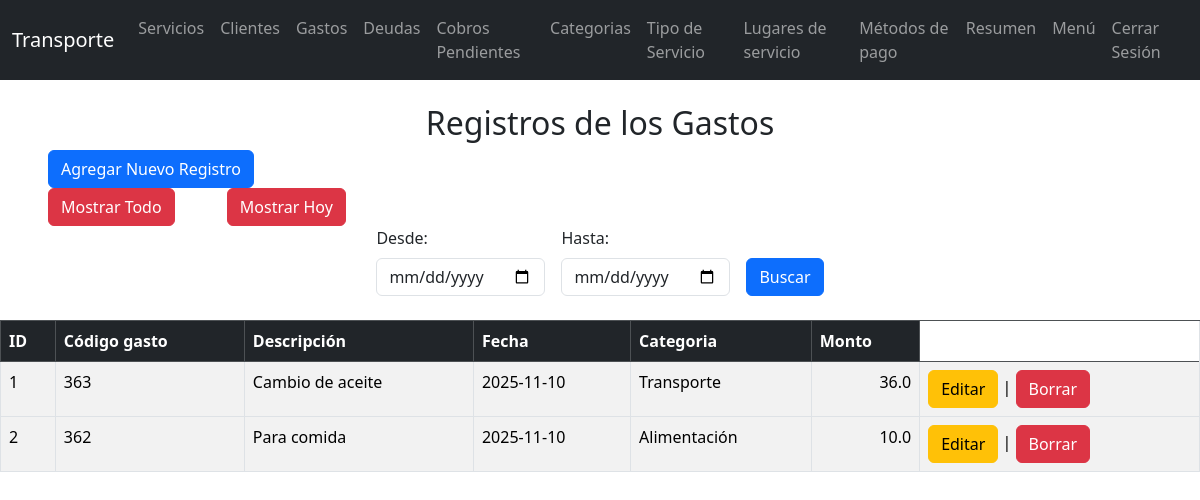
The page /tregistrosgastos (signed in) on the database its author committed.
### tables this page shows
CREATE TABLE "gastos" (
	"cod_gas"	INTEGER,
	"des_gas"	TEXT,
	"fec_gas"	TEXT,
	"cod_cat"	INTEGER,
	"monto"	REAL,
	"cond_gas"	INTEGER,
	PRIMARY KEY("cod_gas" AUTOINCREMENT)
);

CREATE TABLE "cat_gas" (
	"cod_cat"	INTEGER,
	"nom_cat"	TEXT,
	"fec_cat"	TEXT,
	"cond_cat"	INTEGER,
	PRIMARY KEY("cod_cat" AUTOINCREMENT)
);

### flask_app.py (the view)
@app.route("/tregistrosgastos")
def tregistrosgastos():
    if 'usuario' not in session:
        return redirect(url_for('login'))
    conn = sqlite3.connect("data1.db")
    c = conn.cursor()
    c.execute("SELECT gastos.cod_gas, gastos.des_gas, gastos.fec_gas, cat_gas.nom_cat, gastos.monto FROM gastos, cat_gas where cond_gas=1 and cat_gas.cod_cat=gastos.cod_cat ORDER BY fec_gas DESC, gastos.cod_gas DESC")
    datos = c.fetchall()
    c.execute("SELECT gastos.cod_gas, gastos.des_gas, gastos.fec_gas, cat_gas.nom_cat, gastos.monto FROM gastos, cat_gas where cond_gas=1 and cat_gas.cod_cat=gastos.cod_cat and fec_gas= DATE('now', '-5 hours') ORDER BY fec_gas DESC, gastos.cod_gas DESC")
    datos1 = c.fetchall()
    conn.close()
    return render_template("tregistros_gastos.html", registros=datos, datos1=datos1)

### templates/tregistros_gastos.html (shortened to what this page needs)
{% extends 'tlayaout.html' %}
{% block content %}
    <br>
    <h2 class="text-center">Registros de los Gastos</h2>
    <a href="/tformgastos" class="btn btn-primary ms-5">Agregar Nuevo Registro</a><br>
    <input type="button" value="Mostrar Todo" class="btn ms-5 btn-danger" id="btntodo">
    <input type="button" value="Mostrar Hoy" class="btn ms-5 btn-danger" id="btnhoy">
    <form id="formFechasgastos" class="d-flex gap-3 justify-content-center mb-4">
        <div>
            <label for="fechaInicio" class="form-label">Desde:</label>
            <input type="date" id="fechaInicio" class="form-control" required>
        </div>
        <div>
            <label for="fechaFin" class="form-label">Hasta:</label>
            <input type="date" id="fechaFin" class="form-control" required>
        </div>
        <div class="align-self-end">
            <button type="submit" class="btn btn-primary">Buscar</button>
        </div>
    </form>
    <div class="table-responsive " >
        <table border="1" class="table table-striped table-bordered" id="table1">
            <thead class="table-dark">
                <tr>
                    <th>ID</th>
                    <th>Código gasto</th>
                    <th>Descripción</th>
                    <th>Fecha</th>
                    <th>Categoria</th>
                    <th>Monto</th>
                </tr>
            </thead>
            {% for r in datos1 %}
            <tbody>
                <tr>
                    <td>{{ loop.index }}</td>
                    <td>{{ r[0] }}</td>
                    <td>{{ r[1] }}</td>
                    <td>{{ r[2] }}</td>
                    <td>{{ r[3] }}</td>
                    <td class="text-end">{{ r[4] }}</td>
                    <td>
                        <a href="/teditargastos/{{ r[0] }}" class="btn btn-warning">Editar</a> |
                        <a href="/tborrargastos/{{ r[0] }}" class="btn btn-danger" onclick="return confirm('¿Estás seguro de borrar este registro?');">Borrar</a>
                    </td>
                </tr>
                {% endfor %}
            </tbody>
        </table>
    </div>
    <br>
{% endblock %}

### rows shown on the page
gastos: cod_gas "363", des_gas "Cambio de aceite", fec_gas "2025-11-10", nom_cat "Transporte", monto "36.0"
gastos: cod_gas "362", des_gas "Para comida", fec_gas "2025-11-10", nom_cat "Alimentación", monto "10.0"
